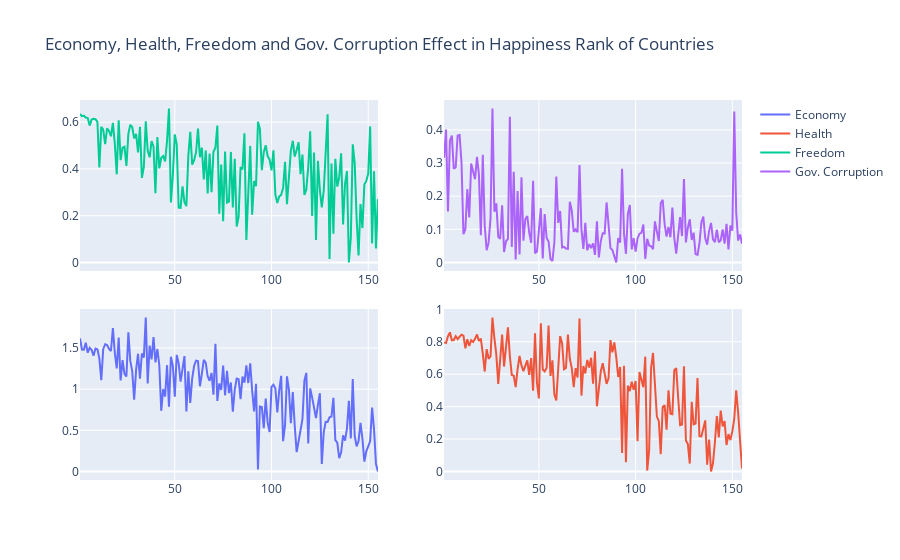

Notebook code for this chart:
### Code cell
dataframe = data2017
trace1 = go.Scatter(
    x = dataframe.happiness_rank,
    y = dataframe.economy,
    name = "Economy"
                    )
trace2 = go.Scatter(
    x = dataframe.happiness_rank,
    y = dataframe.health,
    xaxis = 'x2',
    yaxis = 'y2',
    name = "Health"
                    )
trace3 = go.Scatter(
    x = dataframe.happiness_rank,
    y = dataframe.freedom,
    xaxis = 'x3',
    yaxis = 'y3',
    name = "Freedom"
)
trace4 = go.Scatter(
    x = dataframe.happiness_rank,
    y = dataframe.trust,
    xaxis = 'x4',
    yaxis = 'y4',
    name = "Gov. Corruption"
)
data = [trace1, trace2, trace3, trace4]
layout = go.Layout(
    xaxis = dict(
        domain = [0, 0.45]
                ),
    yaxis = dict(
        domain = [0, 0.45]
                ),
    xaxis2 = dict(
        domain = [0.55, 1]
                 ),
    xaxis3 = dict(
        domain = [0, 0.45],
        anchor = 'y3'
                 ),
    xaxis4 = dict(
        domain = [0.55, 1],
        anchor = 'y4'
                 ),
    yaxis2 = dict(
        domain = [0, 0.45],
        anchor = 'x2'
                 ),
    yaxis3 = dict(
        domain = [0.55, 1]
                 ),
    yaxis4 = dict(
        domain = [0.55, 1],
        anchor = 'x4'
                 ),
    title = 'Economy, Health, Freedom and Gov. Corruption Effect in Happiness Rank of Countries'
)
fig = go.Figure(data = data, layout = layout)
iplot(fig)

### Figure 1 — Plotly figure (JSON) as saved in the notebook; plotly's stock layout.template omitted (floating-point values rounded to 4 significant figures; data arrays with more than 128 entries replaced by an {"elided": "..."} marker saying what was removed)
{"data": [{"name": "Economy", "type": "scatter", "x": {"elided": "155 int values"}, "y": {"elided": "155 float values"}}, {"name": "Health", "type": "scatter", "x": {"elided": "155 int values"}, "xaxis": "x2", "y": {"elided": "155 float values"}, "yaxis": "y2"}, {"name": "Freedom", "type": "scatter", "x": {"elided": "155 int values"}, "xaxis": "x3", "y": {"elided": "155 float values"}, "yaxis": "y3"}, {"name": "Gov. Corruption", "type": "scatter", "x": {"elided": "155 int values"}, "xaxis": "x4", "y": {"elided": "155 float values"}, "yaxis": "y4"}], "layout": {"title": {"text": "Economy, Health, Freedom and Gov. Corruption Effect in Happiness Rank of Countries"}, "xaxis": {"domain": [0, 0.45]}, "xaxis2": {"domain": [0.55, 1]}, "xaxis3": {"anchor": "y3", "domain": [0, 0.45]}, "xaxis4": {"anchor": "y4", "domain": [0.55, 1]}, "yaxis": {"domain": [0, 0.45]}, "yaxis2": {"anchor": "x2", "domain": [0, 0.45]}, "yaxis3": {"domain": [0.55, 1]}, "yaxis4": {"anchor": "x4", "domain": [0.55, 1]}}}
